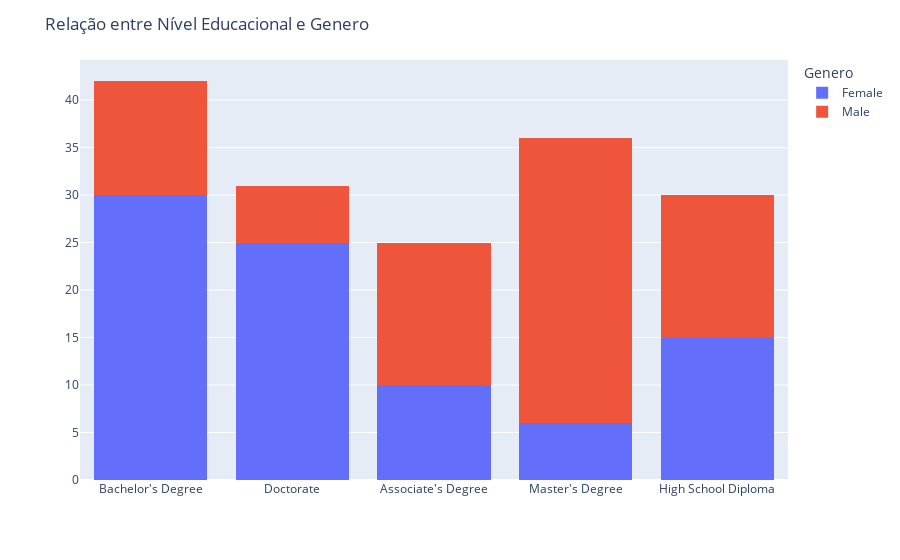

The notebook cell this image was saved under:
### Code cell
fig = px.histogram(df, x='Education', color='Gender', barmode='stack')

fig.update_layout(title='Relação entre Nível Educacional e Genero',
                  xaxis_title= ' ',
                  yaxis_title= '',
                  legend_title= 'Genero')
fig.show()

### Figure 1 — Plotly figure (JSON) as saved in the notebook; plotly's stock layout.template omitted (floating-point values rounded to 4 significant figures)
{"data": [{"bingroup": "x", "hovertemplate": "Gender=Female<br>Education=%{x}<br>count=%{y}<extra></extra>", "legendgroup": "Female", "marker": {"color": "#636efa", "pattern": {"shape": ""}}, "name": "Female", "orientation": "v", "showlegend": true, "type": "histogram", "x": ["Bachelor's Degree", "Doctorate", "Bachelor's Degree", "Associate's Degree", "Master's Degree", "High School Diploma", "High School Diploma", "Bachelor's Degree", "Doctorate", "Associate's Degree", "Bachelor's Degree", "Doctorate", "High School Diploma", "Bachelor's Degree", "Doctorate", "Bachelor's Degree", "Doctorate", "Bachelor's Degree", "Associate's Degree", "Master's Degree", "High School Diploma", "High School Diploma", "Bachelor's Degree", "Doctorate", "Associate's Degree", "Bachelor's Degree", "Doctorate", "High School Diploma", "Bachelor's Degree", "Doctorate", "Bachelor's Degree", "Doctorate", "Bachelor's Degree", "Doctorate", "Bachelor's Degree", "Associate's Degree", "Master's Degree", "High School Diploma", "High School Diploma", "Bachelor's Degree", "Doctorate", "Associate's Degree", "Bachelor's Degree", "Doctorate", "High School Diploma", "Bachelor's Degree", "Doctorate", "Bachelor's Degree", "Doctorate", "Bachelor's Degree", "Doctorate", "Bachelor's Degree", "Associate's Degree", "Master's Degree", "High School Diploma", "High School Diploma", "Bachelor's Degree", "Doctorate", "Associate's Degree", "Bachelor's Degree", "Doctorate", "High School Diploma", "Bachelor's Degree", "Doctorate", "Bachelor's Degree", "Doctorate", "Bachelor's Degree", "Doctorate", "Master's Degree", "Bachelor's Degree", "Doctorate", "Bachelor's Degree", "Doctorate", "Bachelor's Degree", "Associate's Degree", "Master's Degree", "High School Diploma", "High School Diploma", "Bachelor's Degree", "Doctorate", "Associate's Degree", "Bachelor's Degree", "Doctorate", "High School Diploma", "Bachelor's Degree", "Doctorate"], "xaxis": "x", "yaxis": "y"}, {"bingroup": "x", "hovertemplate": "Gender=Male<br>Education=%{x}<br>count=%{y}<extra></extra>", "legendgroup": "Male", "marker": {"color": "#EF553B", "pattern": {"shape": ""}}, "name": "Male", "orientation": "v", "showlegend": true, "type": "histogram", "x": ["Master's Degree", "High School Diploma", "Master's Degree", "Bachelor's Degree", "Doctorate", "Bachelor's Degree", "Associate's Degree", "Master's Degree", "High School Diploma", "High School Diploma", "Master's Degree", "Associate's Degree", "Associate's Degree", "Master's Degree", "Master's Degree", "High School Diploma", "Master's Degree", "Bachelor's Degree", "Doctorate", "Bachelor's Degree", "Associate's Degree", "Master's Degree", "High School Diploma", "High School Diploma", "Master's Degree", "Associate's Degree", "Associate's Degree", "Master's Degree", "Master's Degree", "Master's Degree", "High School Diploma", "Master's Degree", "Bachelor's Degree", "Doctorate", "Bachelor's Degree", "Associate's Degree", "Master's Degree", "High School Diploma", "High School Diploma", "Master's Degree", "Associate's Degree", "Associate's Degree", "Master's Degree", "Master's Degree", "Master's Degree", "High School Diploma", "Master's Degree", "Bachelor's Degree", "Doctorate", "Bachelor's Degree", "Associate's Degree", "Master's Degree", "High School Diploma", "High School Diploma", "Master's Degree", "Associate's Degree", "Associate's Degree", "Master's Degree", "Master's Degree", "Master's Degree", "Bachelor's Degree", "Doctorate", "Master's Degree", "Bachelor's Degree", "Master's Degree", "High School Diploma", "Master's Degree", "Bachelor's Degree", "Doctorate", "Bachelor's Degree", "Associate's Degree", "Master's Degree", "High School Diploma", "High School Diploma", "Master's Degree", "Associate's Degree", "Associate's Degree", "Master's Degree"], "xaxis": "x", "yaxis": "y"}], "layout": {"barmode": "stack", "legend": {"title": {"text": "Genero"}, "tracegroupgap": 0}, "margin": {"t": 60}, "title": {"text": "Relação entre Nível Educacional e Genero"}, "xaxis": {"anchor": "y", "domain": [0, 1], "title": {"text": " "}}, "yaxis": {"anchor": "x", "domain": [0, 1], "title": {"text": ""}}}}
